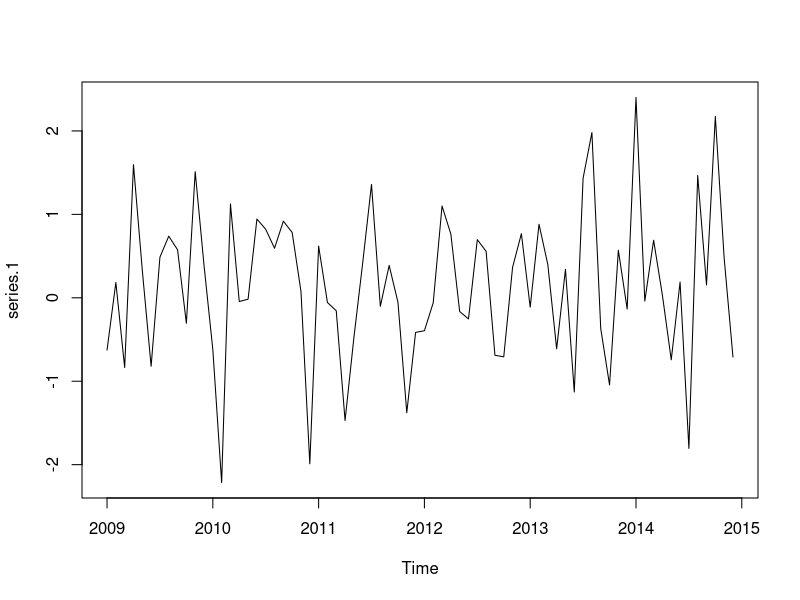

R code for this plot:
## ---- chunk 1
set.seed(1)
#randomly generate vector of length 72
vector=rnorm(72,0,1)
#generate time series spanning 6 years
#6 years --> 72 months, frequency=12 puts time series in terms of months
series.1=ts(vector,start=c(2009,1),end=c(2014,12),frequency=12)
plot(series.1)
